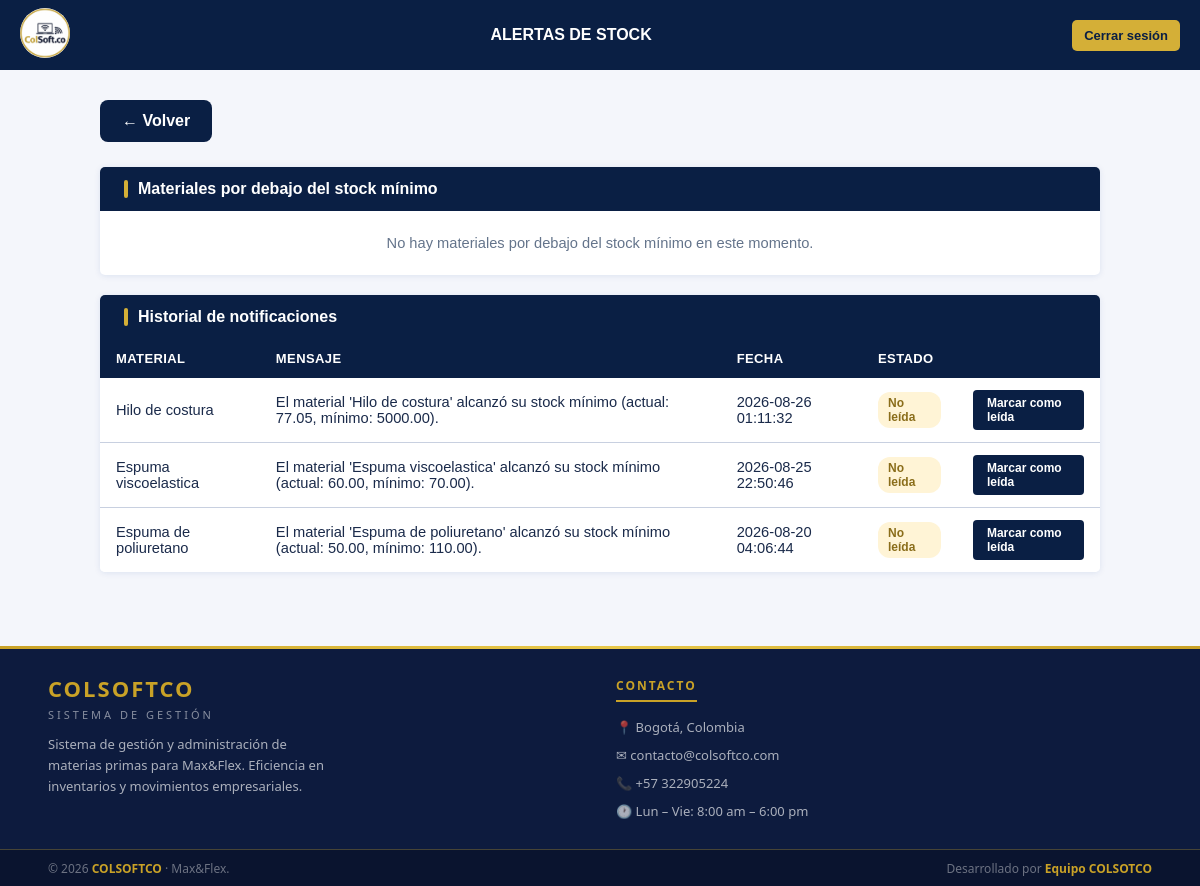
The page /view/control_de_stock/alertas_stock/lista_alertas.php (signed in) on the database its author committed.
### tables this page shows
CREATE TABLE `notificaciones` (
  `id_notificacion` int(11) NOT NULL,
  `id_material` int(11) DEFAULT NULL,
  `mensaje` text DEFAULT NULL,
  `fecha_generada` timestamp NOT NULL DEFAULT current_timestamp(),
  `leida` tinyint(1) DEFAULT 0
);

CREATE TABLE `materias_primas` (
  `id_material` int(11) NOT NULL,
  `nombre_material` varchar(100) NOT NULL,
  `stock_actual` decimal(12,2) DEFAULT 0.00,
  `stock_minimo` decimal(12,2) NOT NULL,
  `id_unidad` int(11) DEFAULT NULL,
  `id_proveedor` int(11) DEFAULT NULL,
  `notificar_email` tinyint(1) NOT NULL DEFAULT 0,
  `correo_notificacion` varchar(150) DEFAULT NULL,
  `alerta_enviada` tinyint(1) NOT NULL DEFAULT 0,
  `estado` enum('activo','inactivo') NOT NULL DEFAULT 'activo'
);

### app/alerta_stock.php (called while the page is built, shortened)
<?php
require_once __DIR__ . '/../config/conexion.php';
class AlertaStockLogica
{
    private $conn;
    public function __construct()
    {
        $db = new Conexion();
        $this->conn = $db->getConnection();
    }
    public function listarMaterialesEnAlerta()
    {
        $sql = "
            SELECT mp.*, um.nombre_unidad
            FROM materias_primas mp
            LEFT JOIN unidades_medida um ON mp.id_unidad = um.id_unidad
            WHERE mp.stock_actual <= mp.stock_minimo
            ORDER BY mp.nombre_material ASC
        ";
        return $this->conn->query($sql)->fetchAll(PDO::FETCH_ASSOC);
    }
    public function listarNotificaciones($soloNoLeidas = false)
    {
        $sql = "
            SELECT n.*, mp.nombre_material
            FROM notificaciones n
            LEFT JOIN materias_primas mp ON n.id_material = mp.id_material
        ";
        $sql .= " ORDER BY n.fecha_generada DESC";
        return $this->conn->query($sql)->fetchAll(PDO::FETCH_ASSOC);
    }
}

### config/conexion.php (called while the page is built, shortened)
<?php
  class Conexion
  {
    private string $Servidor = "localhost";
    private string $BaseDeDatos = "colsoftco";
    private string $Usuario = "root";
    private string $Password = "";
    private static ?PDO $instance = null;
    public function getConnection(): PDO {
      if (self::$instance === null) {
        self::$instance = new PDO(
          "mysql:host={$this->Servidor};dbname={$this->BaseDeDatos};charset=utf8mb4",
          $this->Usuario,
          $this->Password,
          [
            PDO::ATTR_ERRMODE => PDO::ERRMODE_EXCEPTION,
            PDO::ATTR_DEFAULT_FETCH_MODE => PDO::FETCH_ASSOC,
            PDO::ATTR_EMULATE_PREPARES => false,
          ]
        );
      }
      $this->Conector = self::$instance;
      return $this->Conector;
    }
  }

### view/control_de_stock/alertas_stock/lista_alertas.php (the view, shortened to what this page needs)
<?php
require_once __DIR__ . '/../../../app/alerta_stock.php';
$logicaAlerta = new AlertaStockLogica();
$materialesEnAlerta = $logicaAlerta->listarMaterialesEnAlerta();
$notificaciones = $logicaAlerta->listarNotificaciones();
?>
<!DOCTYPE html>
<html lang="es">
<head>
  <link rel="stylesheet" href="../controlstock.css">
</head>
<body>
  <header>
    <div class="logo">
      <a href="../../panel_admin/panel_admin.php">
        <img src="../../../public/imagenes/logo.png" alt="logo">
      </a>
    </div>
    <div class="header-title">
        <h1>Alertas de Stock</h1>
    </div>
    <button id="btnLogout" class="btn-logout" onclick="cerrarSesion()">
      Cerrar sesión
    </button>
  </header>
  <div class="page-body">
    <div class="content" style="margin: 0 auto; max-width: 1000px; width: 100%;">
      <div style="text-align: left; margin-bottom: 5px;">
        <a href="../control_de_stock.php" class="btn-volver">
          ← Volver
        </a>
      </div>
      <div class="form-card">
        <div class="form-header">
          <span class="form-header-bar"></span>
          Materiales por debajo del stock mínimo
        </div>
        <div class="form-body" style="padding: 0;">
          <?php if (count($materialesEnAlerta) > 0): ?>
            <table class="tabla-alertas">
              <thead>
                <tr>
                  <th>Material</th>
                  <th>Stock Actual</th>
                  <th>Stock Mínimo</th>
                  <th>Unidad</th>
                  <th>Correo Notificado</th>
                  <th>Estado</th>
                  <th>Acciones</th>
                </tr>
              </thead>
              <tbody>
                <?php foreach ($materialesEnAlerta as $material): ?>
                  <tr>
                    <td><?= htmlspecialchars($material['nombre_material']) ?></td>
                    <td><?= htmlspecialchars($material['stock_actual']) ?></td>
                    <td><?= htmlspecialchars($material['stock_minimo']) ?></td>
                    <td><?= htmlspecialchars($material['nombre_unidad'] ?? '—') ?></td>
                    <td><?= htmlspecialchars($material['correo_notificacion'] ?? '— sin configurar —') ?></td>
                    <td><span class="badge badge-stock-bajo">STOCK BAJO</span></td>
                    <td>
                        <a href="../inventario/editar_inventario.php?id=<?= (int)$material['id_material'] ?>"
                           class="btn-marcar-leida">
                           Editar
                        </a>
                    </td>
                  </tr>
                <?php endforeach; ?>
              </tbody>
            </table>
          <?php else: ?>
            <p class="sin-alertas">
              No hay materiales por debajo del stock mínimo en este momento.
            </p>
          <?php endif; ?>
        </div>
      </div>
      <div class="form-card">
        <div class="form-header">
          <span class="form-header-bar"></span>
          Historial de notificaciones
        </div>
        <div class="form-body" style="padding: 0;">
          <?php if (count($notificaciones) > 0): ?>
            <table class="tabla-alertas">
              <thead>
                <tr>
                  <th>Material</th>
                  <th>Mensaje</th>
                  <th>Fecha</th>
                  <th>Estado</th>
                  <th></th>
                </tr>
              </thead>
              <tbody>
                <?php foreach ($notificaciones as $notif): ?>
                  <tr>
                    <td><?= htmlspecialchars($notif['nombre_material'] ?? '—') ?></td>
                    <td><?= htmlspecialchars($notif['mensaje']) ?></td>
                    <td><?= htmlspecialchars($notif['fecha_generada']) ?></td>
                    <td>
                        <?php if ($notif['leida']): ?>
                            <span class="badge badge-leida">Leída</span>
                        <?php else: ?>
                            <span class="badge badge-no-leida">No leída</span>
                        <?php endif; ?>
                    </td>
                    <td>
                        <?php if (!$notif['leida']): ?>
                            <a href="lista_alertas.php?marcar_leida=<?= (int)$notif['id_notificacion'] ?>"
                               class="btn-marcar-leida">
                                Marcar como leída
                            </a>
                        <?php endif; ?>
                    </td>
                  </tr>
                <?php endforeach; ?>
              </tbody>
            </table>
          <?php else: ?>
            <p class="sin-alertas">
              Todavía no se ha generado ninguna notificación de stock.
            </p>
          <?php endif; ?>
        </div>
      </div>
    </div>
  </div>
  <footer>
    <div class="footer-divider"></div>
    <div class="footer-top">
      <div>
        <p class="footer-brand-name">COLSOFTCO</p>
        <p class="footer-brand-sub">Sistema de Gestión</p>
        <p class="footer-brand-desc">
          Sistema de gestión y administración de materias primas para Max&Flex.
          Eficiencia en inventarios y movimientos empresariales.
        </p>
      </div>
      <div>
        <p class="footer-col-title">Contacto</p>
        <div class="footer-contact-item">📍 Bogotá, Colombia</div>
        <div class="footer-contact-item">✉ contacto@colsoftco.com</div>
        <div class="footer-contact-item">📞 +57 322905224</div>
        <div class="footer-contact-item">🕐 Lun – Vie: 8:00 am – 6:00 pm</div>
      </div>
    </div>
    <div class="footer-bottom">
      <span>© 2026 <strong>COLSOFTCO</strong> · Max&Flex.  </span>
      <span>Desarrollado por <strong>  Equipo COLSOTCO</strong></span>
    </div>
  </footer>
</body>
</html>

### rows shown on the page
notificaciones: id_material.nombre_material "Hilo de costura", mensaje "El material 'Hilo de costura' alcanzó su stock mínimo (actual: 77.05, mínimo: 5000.00).", fecha_generada "2026-08-26 01:11:32", leida "No leída"
notificaciones: id_material.nombre_material "Espuma viscoelastica", mensaje "El material 'Espuma viscoelastica' alcanzó su stock mínimo (actual: 60.00, mínimo: 70.00).", fecha_generada "2026-08-25 22:50:46", leida "No leída"
notificaciones: id_material.nombre_material "Espuma de poliuretano", mensaje "El material 'Espuma de poliuretano' alcanzó su stock mínimo (actual: 50.00, mínimo: 110.00).", fecha_generada "2026-08-20 04:06:44", leida "No leída"
